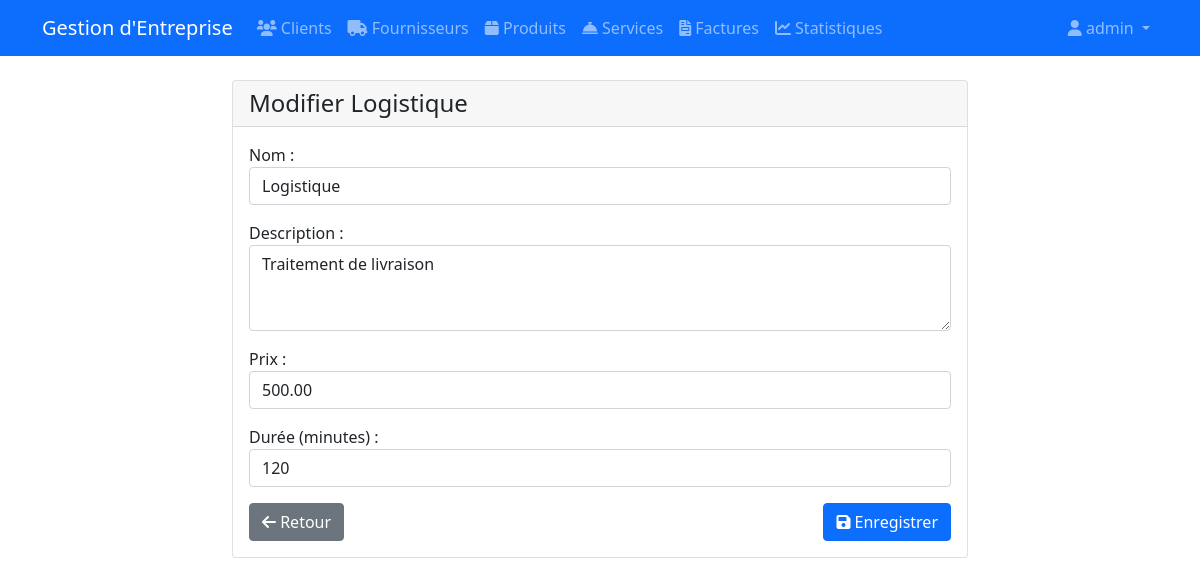
/services/1/update/ (signed in), run on the app's committed database.
### produit/models.py (models this page shows, shortened)
class Service(models.Model):
    name = models.CharField(max_length=200, verbose_name="Nom")
    description = models.TextField(verbose_name="Description")
    price = models.DecimalField(max_digits=10, decimal_places=2, verbose_name="Prix")
    duration = models.IntegerField(verbose_name="Durée (minutes)")
    class Meta:
        ordering = ['name']
        verbose_name = "Service"
        verbose_name_plural = "Services"

### produit/views.py (the view)
# urls.py: path('services/<int:pk>/update/', product_views.service_update, name='service_update'),
@login_required
def service_update(request, pk):
    service = get_object_or_404(Service, pk=pk)
    if request.method == 'POST':
        form = ServiceForm(request.POST, instance=service)
        if form.is_valid():
            form.save()
            messages.success(request, 'Service modifié avec succès.')
            return redirect('service_detail', pk=pk)
    else:
        form = ServiceForm(instance=service)
    return render(request, 'products/service_form.html', {
        'form': form,
        'title': f'Modifier {service.name}'
    })

### produit/forms.py
class ServiceForm(forms.ModelForm):
    class Meta:
        model = Service
        fields = ['name', 'description', 'price', 'duration']
        widgets = {
            'name': forms.TextInput(attrs={'class': 'form-control'}),
            'description': forms.Textarea(attrs={'class': 'form-control', 'rows': 3}),
            'price': forms.NumberInput(attrs={'class': 'form-control'}),
            'duration': forms.NumberInput(attrs={'class': 'form-control'}),
        }

### templates/products/service_form.html (shortened to what this page needs)
{% extends 'base.html' %}
{% block content %}
<div class="row justify-content-center">
    <div class="col-md-8">
        <div class="card">
            <div class="card-header">
                <h4 class="mb-0">{{ title }}</h4>
            </div>
            <div class="card-body">
                <form method="post">
                    {% for field in form %}
                    <div class="mb-3">
                        {{ field.label_tag }}
                        {{ field }}
                    </div>
                    {% endfor %}
                    <div class="d-flex justify-content-between">
                        <a href="{% url 'service_list' %}" class="btn btn-secondary">
                            <i class="fas fa-arrow-left"></i> Retour
                        </a>
                        <button type="submit" class="btn btn-primary">
                            <i class="fas fa-save"></i> Enregistrer
                        </button>
                    </div>
                </form>
            </div>
        </div>
    </div>
</div>
{% endblock %}

### templates/base.html (shortened to what this page needs)
<!DOCTYPE html>
<html lang="fr">
<head>
    <link href="https://cdn.jsdelivr.net/npm/bootstrap@5.1.3/dist/css/bootstrap.min.css" rel="stylesheet">
    <link href="https://cdnjs.cloudflare.com/ajax/libs/font-awesome/6.0.0/css/all.min.css" rel="stylesheet">
</head>
<body>
    <nav class="navbar navbar-expand-lg navbar-dark bg-primary">
        <div class="container">
            <a class="navbar-brand" href="{% url 'dashboard' %}">Gestion d'Entreprise</a>
            <div class="collapse navbar-collapse" id="navbarNav">
                {% if user.is_authenticated %}
                <ul class="navbar-nav">
                    <li class="nav-item">
                        <a class="nav-link" href="{% url 'client_list' %}">
                            <i class="fas fa-users"></i> Clients
                        </a>
                    </li>
                    <li class="nav-item">
                        <a class="nav-link" href="{% url 'supplier_list' %}">
                            <i class="fas fa-truck"></i> Fournisseurs
                        </a>
                    </li>
                    <li class="nav-item">
                        <a class="nav-link" href="{% url 'product_list' %}">
                            <i class="fas fa-box"></i> Produits
                        </a>
                    </li>
                    <li class="nav-item">
                        <a class="nav-link" href="{% url 'service_list' %}">
                            <i class="fas fa-concierge-bell"></i> Services
                        </a>
                    </li>
                    <li class="nav-item">
                        <a class="nav-link" href="{% url 'invoice_list' %}">
                            <i class="fas fa-file-invoice"></i> Factures
                        </a>
                    </li>
                    <li class="nav-item">
                        <a class="nav-link" href="{% url 'finance_statistics' %}">
                            <i class="fas fa-chart-line"></i> Statistiques
                        </a>
                    </li>
                </ul>
                <ul class="navbar-nav ms-auto">
                    <li class="nav-item dropdown">
                        <a class="nav-link dropdown-toggle" href="#" id="navbarDropdown" role="button" data-bs-toggle="dropdown">
                            <i class="fas fa-user"></i> {{ user.username }}
                        </a>
                    </li>
                </ul>
                {% endif %}
            </div>
        </div>
    </nav>
    <div class="container mt-4">
        {% block content %}{% endblock %}
    </div>
</body>
</html>

### data on the page
Service: form "Logistique" "Traitement de livraison" "500.00" "120"

### other printed values
{{ user.username }} "admin"
{{ title }} "Modifier Logistique"
{{ field.label_tag }} "Nom :" "Description :" "Prix :" "Durée (minutes) :"
